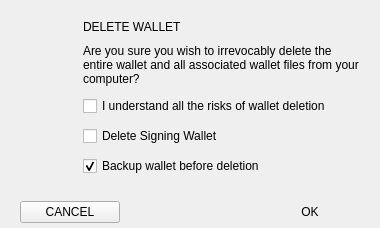
<?xml version="1.0" encoding="UTF-8"?>
<ui version="4.0">
 <class>WalletDeleteDialog</class>
 <widget class="QDialog" name="WalletDeleteDialog">
  <property name="geometry">
   <rect>
    <x>0</x>
    <y>0</y>
    <width>380</width>
    <height>228</height>
   </rect>
  </property>
  <property name="windowTitle">
   <string>Delete Wallet</string>
  </property>
  <layout class="QVBoxLayout" name="verticalLayout">
   <property name="spacing">
    <number>0</number>
   </property>
   <property name="leftMargin">
    <number>0</number>
   </property>
   <property name="topMargin">
    <number>0</number>
   </property>
   <property name="rightMargin">
    <number>0</number>
   </property>
   <property name="bottomMargin">
    <number>0</number>
   </property>
   <item>
    <widget class="QWidget" name="verticalWidget" native="true">
     <property name="minimumSize">
      <size>
       <width>0</width>
       <height>0</height>
      </size>
     </property>
     <layout class="QHBoxLayout" name="horizontalLayout_2">
      <property name="spacing">
       <number>20</number>
      </property>
      <property name="leftMargin">
       <number>20</number>
      </property>
      <property name="topMargin">
       <number>20</number>
      </property>
      <property name="rightMargin">
       <number>20</number>
      </property>
      <property name="bottomMargin">
       <number>20</number>
      </property>
      <item alignment="Qt::AlignLeft|Qt::AlignTop">
       <widget class="QLabel" name="label_2">
        <property name="minimumSize">
         <size>
          <width>43</width>
          <height>43</height>
         </size>
        </property>
        <property name="maximumSize">
         <size>
          <width>43</width>
          <height>43</height>
         </size>
        </property>
        <property name="text">
         <string/>
        </property>
        <property name="pixmap">
         <pixmap resource="armory.qrc">:/resources/wallet_warning.png</pixmap>
        </property>
        <property name="scaledContents">
         <bool>false</bool>
        </property>
        <property name="alignment">
         <set>Qt::AlignCenter</set>
        </property>
       </widget>
      </item>
      <item>
       <widget class="QWidget" name="verticalWidget1" native="true">
        <property name="sizePolicy">
         <sizepolicy hsizetype="Expanding" vsizetype="Preferred">
          <horstretch>0</horstretch>
          <verstretch>0</verstretch>
         </sizepolicy>
        </property>
        <layout class="QVBoxLayout" name="verticalLayout_2">
         <property name="spacing">
          <number>10</number>
         </property>
         <property name="leftMargin">
          <number>0</number>
         </property>
         <property name="topMargin">
          <number>0</number>
         </property>
         <property name="rightMargin">
          <number>0</number>
         </property>
         <property name="bottomMargin">
          <number>0</number>
         </property>
         <item alignment="Qt::AlignTop">
          <widget class="QLabel" name="labelText">
           <property name="sizePolicy">
            <sizepolicy hsizetype="Preferred" vsizetype="Expanding">
             <horstretch>0</horstretch>
             <verstretch>0</verstretch>
            </sizepolicy>
           </property>
           <property name="maximumSize">
            <size>
             <width>16777215</width>
             <height>16777215</height>
            </size>
           </property>
           <property name="text">
            <string>DELETE WALLET</string>
           </property>
           <property name="alignment">
            <set>Qt::AlignLeading|Qt::AlignLeft|Qt::AlignVCenter</set>
           </property>
           <property name="wordWrap">
            <bool>true</bool>
           </property>
           <property name="h1" stdset="0">
            <bool>true</bool>
           </property>
           <property name="titlePaneImportant" stdset="0">
            <bool>true</bool>
           </property>
          </widget>
         </item>
         <item>
          <widget class="QLabel" name="labelDescription">
           <property name="sizePolicy">
            <sizepolicy hsizetype="Preferred" vsizetype="Expanding">
             <horstretch>0</horstretch>
             <verstretch>0</verstretch>
            </sizepolicy>
           </property>
           <property name="text">
            <string>Are you sure you wish to irrevocably delete the entire wallet and all associated wallet files from your computer?</string>
           </property>
           <property name="alignment">
            <set>Qt::AlignLeading|Qt::AlignLeft|Qt::AlignTop</set>
           </property>
           <property name="wordWrap">
            <bool>true</bool>
           </property>
          </widget>
         </item>
         <item>
          <widget class="QCheckBox" name="checkBoxConfirm">
           <property name="text">
            <string>I understand all the risks of wallet deletion</string>
           </property>
          </widget>
         </item>
         <item>
          <widget class="QCheckBox" name="checkBoxDeleteSigner">
           <property name="text">
            <string>Delete Signing Wallet</string>
           </property>
          </widget>
         </item>
         <item>
          <widget class="QCheckBox" name="checkBoxBackup">
           <property name="text">
            <string>Backup wallet before deletion</string>
           </property>
           <property name="checked">
            <bool>true</bool>
           </property>
          </widget>
         </item>
        </layout>
       </widget>
      </item>
     </layout>
    </widget>
   </item>
   <item>
    <spacer name="verticalSpacer_2">
     <property name="orientation">
      <enum>Qt::Vertical</enum>
     </property>
     <property name="sizeHint" stdset="0">
      <size>
       <width>20</width>
       <height>40</height>
      </size>
     </property>
    </spacer>
   </item>
   <item>
    <widget class="QWidget" name="widget" native="true">
     <property name="buttonBar" stdset="0">
      <bool>true</bool>
     </property>
     <layout class="QHBoxLayout" name="horizontalLayout">
      <property name="spacing">
       <number>10</number>
      </property>
      <property name="leftMargin">
       <number>20</number>
      </property>
      <property name="topMargin">
       <number>5</number>
      </property>
      <property name="rightMargin">
       <number>10</number>
      </property>
      <property name="bottomMargin">
       <number>5</number>
      </property>
      <item>
       <widget class="QPushButton" name="pushButtonCancel">
        <property name="minimumSize">
         <size>
          <width>100</width>
          <height>0</height>
         </size>
        </property>
        <property name="maximumSize">
         <size>
          <width>100</width>
          <height>16777215</height>
         </size>
        </property>
        <property name="text">
         <string>CANCEL</string>
        </property>
        <property name="autoDefault">
         <bool>false</bool>
        </property>
       </widget>
      </item>
      <item alignment="Qt::AlignRight">
       <widget class="QPushButton" name="pushButtonOk">
        <property name="minimumSize">
         <size>
          <width>120</width>
          <height>0</height>
         </size>
        </property>
        <property name="maximumSize">
         <size>
          <width>16777215</width>
          <height>16777215</height>
         </size>
        </property>
        <property name="text">
         <string>OK</string>
        </property>
        <property name="default">
         <bool>true</bool>
        </property>
        <property name="flat">
         <bool>true</bool>
        </property>
       </widget>
      </item>
     </layout>
    </widget>
   </item>
  </layout>
 </widget>
 <resources>
  <include location="armory.qrc"/>
 </resources>
 <connections/>
</ui>
